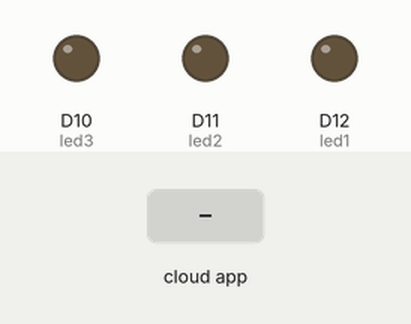
This sketch was run on a simulated Arduino MKR. Shown: output pins drawn as LEDs (lit = HIGH). Inputs (shaded band) come from the test bench. WiFi joins after 1.5 s; servers stay silent unless stated; the Firebase database answers and starts empty; what the sketch prints to the serial monitor is not drawn.

Above: at 3.1 s.
3.2 s: the phone or cloud app sets led1 to 1
At 4.9 s:
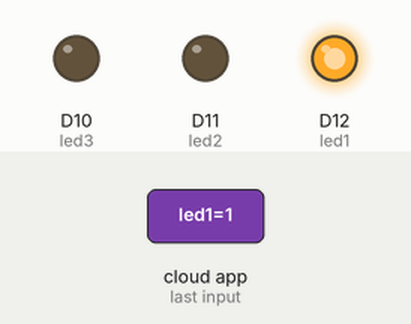
5.2 s: the phone or cloud app sets led2 to 1
At 6.5 s:
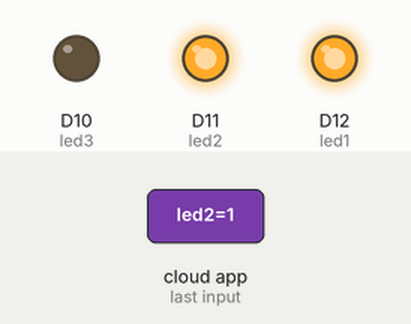
7.0 s: the phone or cloud app sets led3 to 1
At 7.9 s:
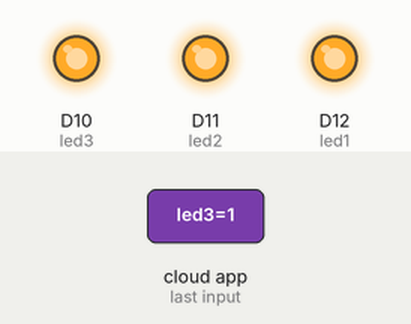
8.8 s: the phone or cloud app sets led1 to 0
At 10.3 s:
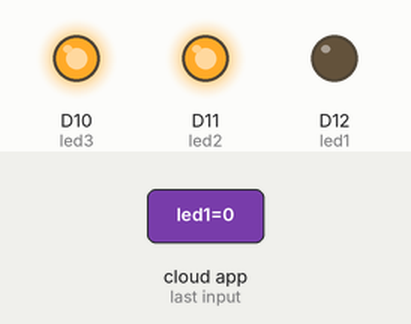
10.6 s: the phone or cloud app sets led2 to 0
At 12.0 s:
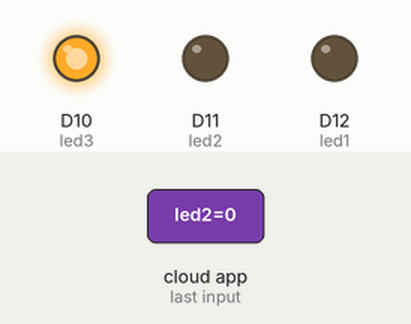
12.4 s: the phone or cloud app sets led1 to 1
At 13.4 s:
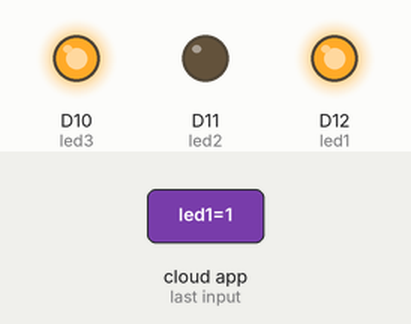
Timing chart, 0 to 15.2 s (numbered marks = the images above; inputs shaded):
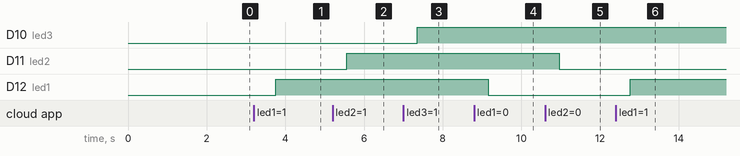

The sketch:

GetRealtimeDatabase.ino
```cpp
#include <WiFiNINA.h>
#include "Firebase_Arduino_WiFiNINA.h"
#include <ArduinoJson.h>

char ssid[] = "Moksh";
char pass[] = "1234567890";

// Firebase project details
const String firebase_host = "embedded-system-6f5ea-default-rtdb.asia-southeast1.firebasedatabase.app";
const String firebase_auth = "AIzaSyBTCay-m3qsx28sYzNAR_Wl-bW1Btw096c";

// LED pins
const int led1 = 12;
const int led2 = 11;
const int led3 = 10;

FirebaseData firebaseData;

String led1p = "button-Data/led1";
String led2p = "button-Data/led2";
String led3p = "button-Data/led3";
WiFiClient wifiClient;


void setup() {
  Serial.begin(9600);

  pinMode(led1, OUTPUT);
  pinMode(led2, OUTPUT);
  pinMode(led3, OUTPUT);

  connectToWiFi();

  Firebase.begin(firebase_host, firebase_auth, ssid, pass);
  Firebase.reconnectWiFi(true);

  SetLEDState(led1p, "0");
  SetLEDState(led2p, "0");
  SetLEDState(led3p, "0");

}

void loop() {
  String led1state = getLEDState(led1p);
  String led2state = getLEDState(led2p);
  String led3state = getLEDState(led3p);

  controlLED(1, led1state);
  controlLED(2, led2state);
  controlLED(3, led3state);

}

void connectToWiFi() {
  Serial.print("Attempting to connect to ");
  Serial.println(ssid);

  while (WiFi.begin(ssid, pass) != WL_CONNECTED) {
    Serial.print(".");
    delay(1000);
  }

  Serial.println("Connected to WiFi!");
}

void SetLEDState(String path, String state){
  if(Firebase.setString(firebaseData, path, state)){
    Serial.print("Firebase State set to :");
    Serial.println(state);
  }
  else{
    Serial.print("Error: ");
    Serial.println(firebaseData.errorReason());
  }
}

String getLEDState(String path){
  if(Firebase.getString(firebaseData, path)){
    return firebaseData.stringData();
  }
  else{
    Serial.print("Error: ");
    Serial.println(firebaseData.errorReason());
    return "Error";
  }
}

void controlLED(int var, String state){
  int s;
  if(state == "1"){
    s = 1;
  }
  else{
    s = 0;
  }
  if (var == 1){
    digitalWrite(led1, s);
  }
  else if (var == 2){
    digitalWrite(led2, s);
  }
  else if (var == 3){
    digitalWrite(led3, s);
  }
}
```

Measured:
- after the input at 3.2 s, D12 (led1): LOW → HIGH after 0.55 s
- after the input at 5.2 s, D11 (led2): LOW → HIGH after 0.36 s
- after the input at 7.0 s, D10 (led3): LOW → HIGH after 0.36 s
- after the input at 8.8 s, D12 (led1): HIGH → LOW after 0.36 s
- after the input at 10.6 s, D11 (led2): HIGH → LOW after 0.36 s
- after the input at 12.4 s, D12 (led1): LOW → HIGH after 0.36 s
